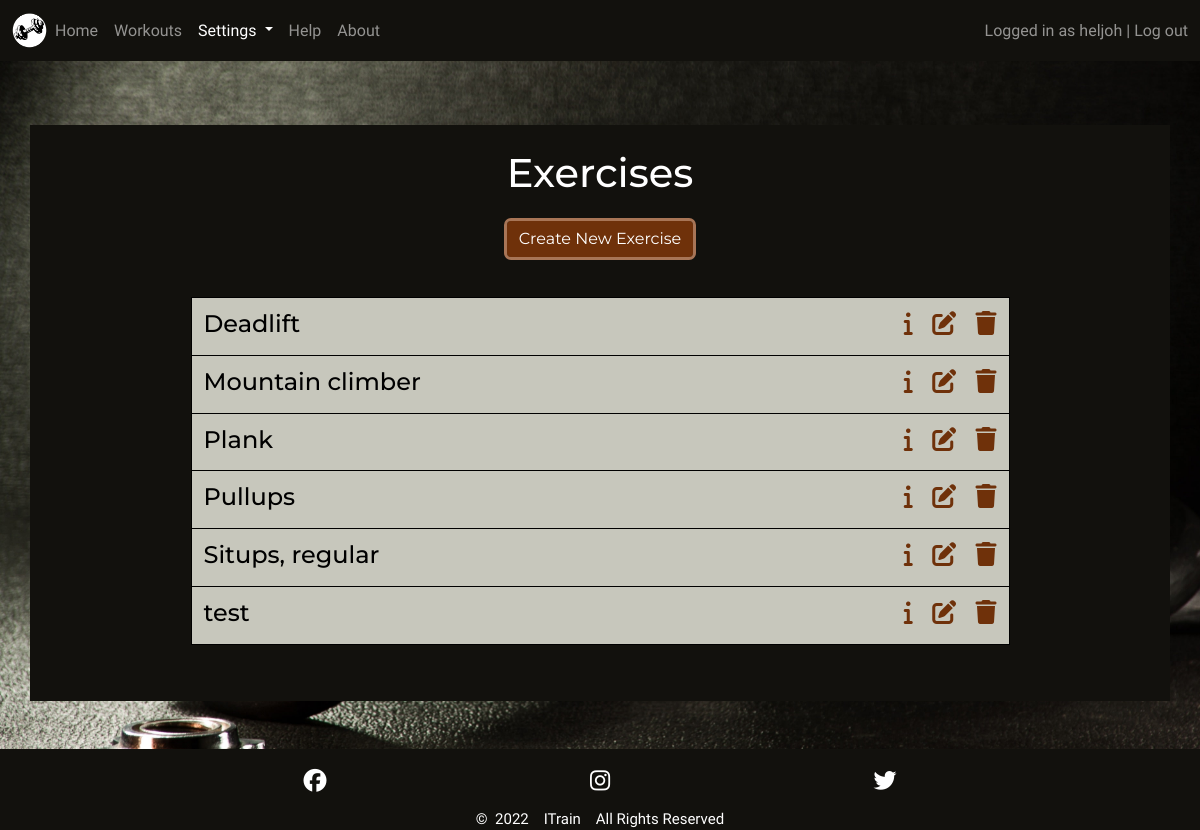
Before: /settings/exercises/ (signed in) with the older database file.
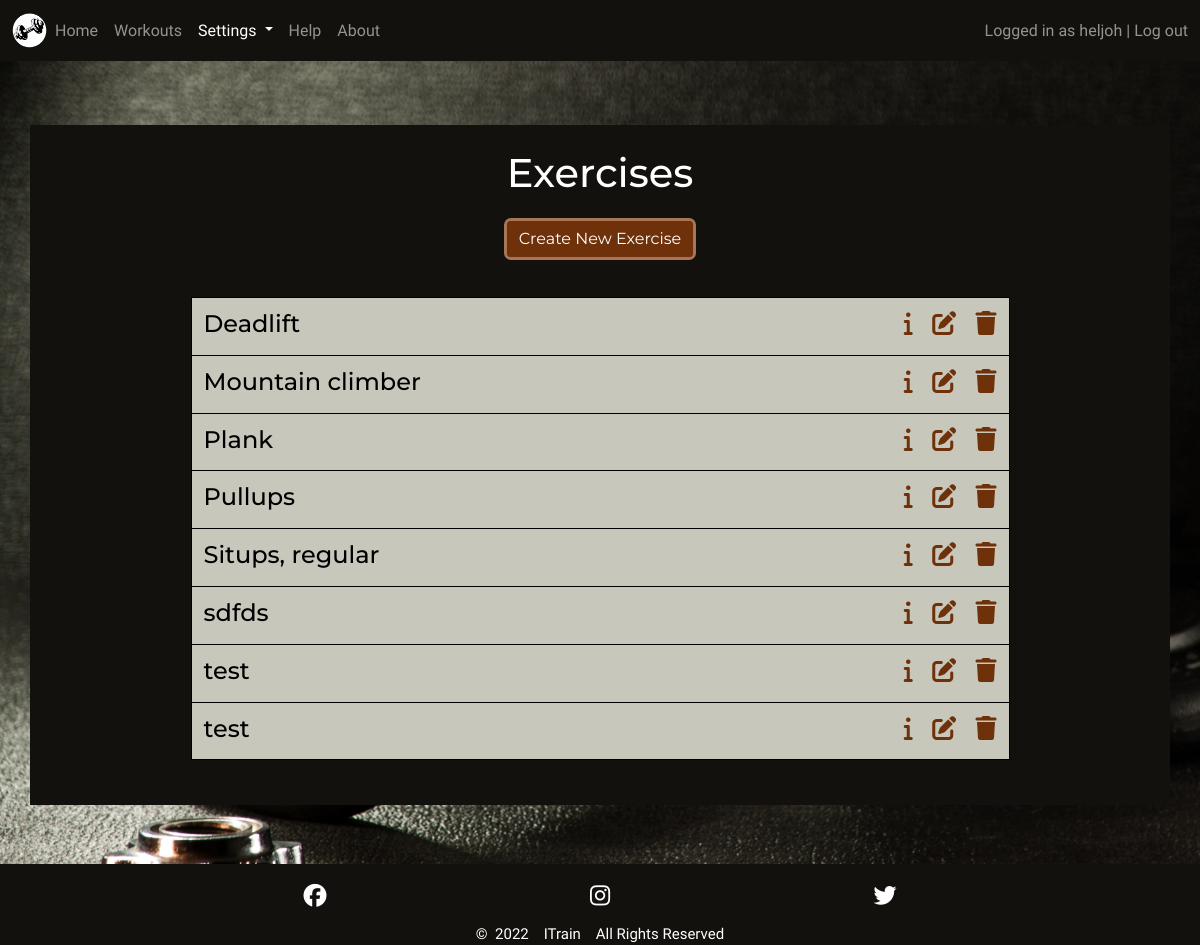
After: the same page with the newer database file.
### setup/models.py (models this page shows, shortened)
class Exercise(models.Model):
    name = models.CharField(max_length=30, null=False, blank=False)
    created_by = models.ForeignKey(User, on_delete=models.CASCADE)
    unit = models.ForeignKey(ExerciseUnit, null=False, blank=False,
                             on_delete=models.SET_DEFAULT,
                             default=get_default_exercise_unit)
    muscle_group = models.ManyToManyField(MuscleGroup, blank=True,
                                          related_name='muscle_groups')
    description = models.TextField(max_length=200, blank=True)
    class Meta:
        ordering = ['name']

### setup/views.py (the view)
# urls.py: path('settings/exercises/', ExerciseList.as_view(), name='exercises'),
class ExerciseList(generic.ListView):
    model = Exercise
    template_name = 'setup/exercises.html'
    def get_queryset(self):
        queryset = super().get_queryset()
        filter = [self.request.user.username, "itrainadmin"]
        queryset = queryset.filter(created_by__username__in=filter)
        return queryset

### setup/templates/setup/exercises.html (shortened to what this page needs)
{% extends 'base.html' %}
{% load static %}
{% block content %}
<div class="jumbotron container p1 p-sm-2 mt-md-3">
  {% if user.is_authenticated %}
  <div class="jumbotron-head justify-content-center text-center mt-3">
    <h1 class="mb-4">Exercises</h1>
    <a href="{% url 'create_exercise'%}">
      <button type="button" class="btn btn-primary" aria-label="Create Exercise">Create New Exercise</button>
    </a>
  </div>
  <div class="container-md content-list-container p-sm-4 mt-3 gy-4 dark-clr">
    <div class="row session-workout content-list row-cols-1">
      {% for exercise in exercise_list %}
      <div class="col col-sm-6 col-md-9 grid-col2">
        <h4>{{ exercise.name }}</h4>
      </div>
      <div class="col col-sm-6 col-md-3 grid-col2 list-icons">
        <h4 class="float-start float-sm-end">
          <a class="med-dark-clr" data-bs-toggle="collapse" href="#collapseExercise{{ exercise.id }}"
            aria-expanded="false" aria-controls="collapseExercise{{ exercise.id }}" aria-label="Exercise Info">
            <i class="fa-solid fa-info"></i></a>&nbsp;&nbsp;
          {% if user.username == exercise.created_by.username %}
          <a class="med-dark-clr" href="{% url 'edit_exercise' exercise.id %}" aria-label="Edit Exercise">
            <i class="fa-solid fa-edit"></i></a>&nbsp;&nbsp;
          <a class="med-dark-clr" href="#delete-exercise-{{ exercise.id }}" data-bs-toggle="modal"
            aria-label="Delete Exercise">
            <i class="fa-solid fa-trash"></i>
          </a>
          {% endif %}
        </h4>
      </div>
      {% empty %}
      <div class="col grid-col2 pt-3">
        <h4>You have no Exercises to show</h4>
      </div>
      {% endfor %}
    </div>
  </div>
  {% endif %}
</div>
{% endblock %}

Changed rows visible on the page:
added Exercise: name "sdfds"
added Exercise: name "test"
